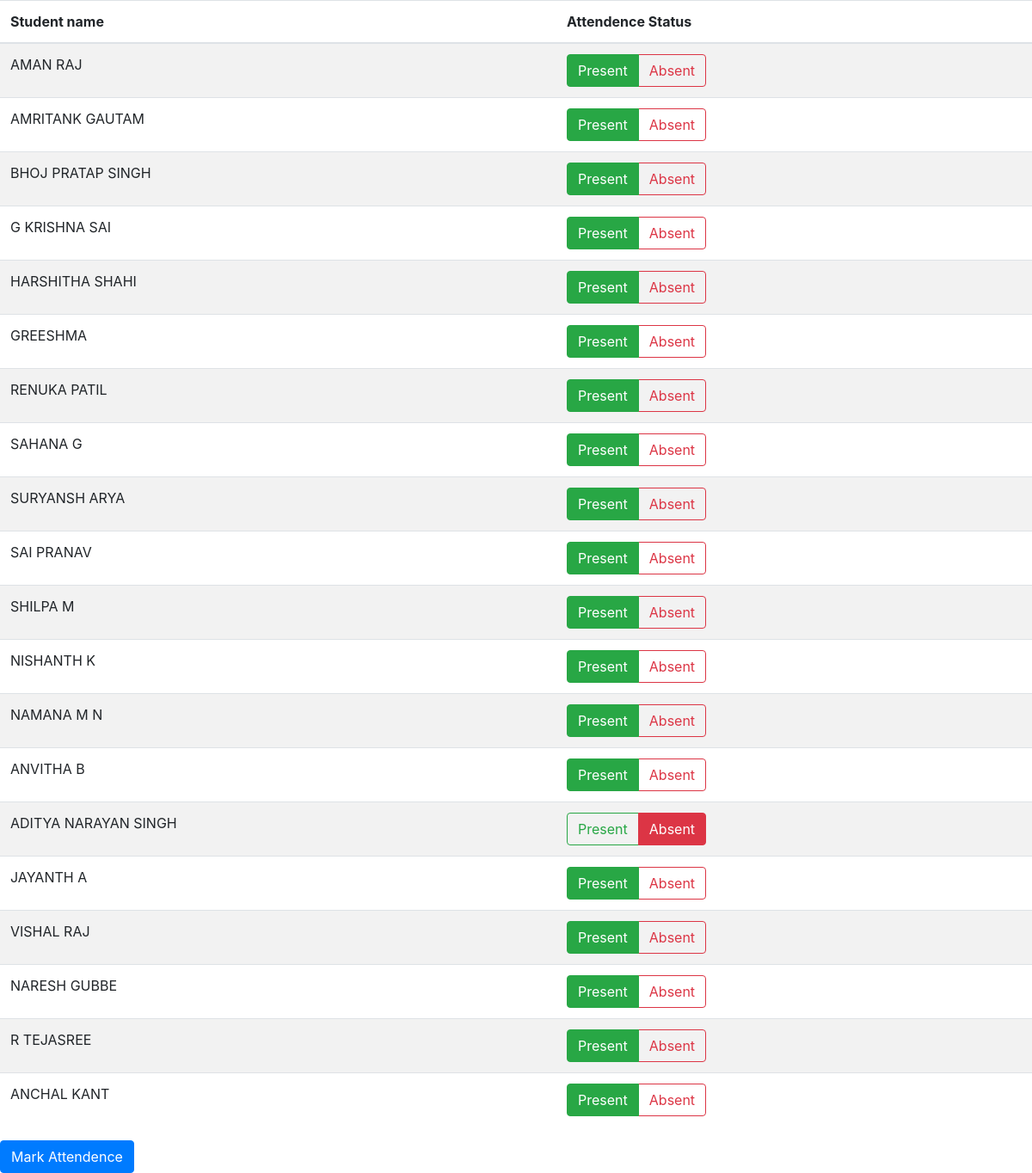
/academic/edit-view-attedence/23/1/3/, run on the app's committed database.
### academic/models.py (models this page shows, shortened)
class attendence(models.Model):
    subject = models.ForeignKey(attendence_schedule,on_delete=models.CASCADE)
    student = models.ForeignKey(User,on_delete=models.CASCADE)
    status = models.BooleanField(default=True)

### academic/views.py (the view)
# urls.py: path('edit-view-attedence/<int:attendence_id>/<int:class_id>/<int:subject_id>/',views.edit_attendence,name='edit_attendence'),
def edit_attendence(request,attendence_id,class_id,subject_id):
    student_list = list(attendence.objects.filter(subject__id = attendence_id))
    return render(request,'edit_attendence.html',{'attendence_id':attendence_id,'class_id':class_id,'student_list':student_list,'subject_id':subject_id})

### academic/templates/edit_attendence.html (shortened to what this page needs)
{% extends "base.html" %}
{% block content %}
<form action="{% url 'academic:save_attendence' %}" method="post">
  {% if student_list %}
      <table class="table table-striped">
        <thead>
          <tr>
            <th>Student name</th>
            <th>Attendence Status</th>
          </tr>
        </thead>
        <tbody>
          {% for i in student_list %}
          <tr>
            <td>{{i.student.first_name}}</td>
            <td>
              {% if i.status %}
              <div class="btn-group btn-group-toggle" data-toggle="buttons">
                <label class="btn btn-outline-success active">
                    <input type="radio" name="{{ i.student.username }}" id="option1" autocomplete="off" value="present" checked> Present
                </label>
                <label class="btn btn-outline-danger">
                    <input type="radio" name="{{ i.student.username }}" id="option2" autocomplete="off" value="absent"> Absent
                </label>
              </div>
              {% else %}
              <div class="btn-group btn-group-toggle" data-toggle="buttons">
                <label class="btn btn-outline-success active">
                    <input type="radio" name="{{ i.student.username }}" id="option1" autocomplete="off" value="present" > Present
                </label>
                <label class="btn btn-outline-danger">
                    <input type="radio" name="{{ i.student.username }}" id="option2" autocomplete="off" value="absent" checked> Absent
                </label>
              </div>
              {% endif %}
            </td>
          </tr>
          {% endfor %}
        </tbody>
      </table>
      {% endif %}
      <input type="submit" value="Mark Attendence" class="btn btn-primary">
  </form>
{% endblock %}

### data on the page
attendence: student.first_name "AMAN RAJ"
attendence: student.first_name "AMRITANK GAUTAM"
attendence: student.first_name "BHOJ PRATAP SINGH"
attendence: student.first_name "G KRISHNA SAI"
attendence: student.first_name "HARSHITHA SHAHI"
attendence: student.first_name "GREESHMA"
attendence: student.first_name "RENUKA PATIL"
attendence: student.first_name "SAHANA G"
attendence: student.first_name "SURYANSH ARYA"
attendence: student.first_name "SAI PRANAV"
attendence: student.first_name "SHILPA M"
attendence: student.first_name "NISHANTH K"
attendence: student.first_name "NAMANA M N"
attendence: student.first_name "ANVITHA B"
attendence: student.first_name "ADITYA NARAYAN SINGH"
attendence: student.first_name "JAYANTH A"
attendence: student.first_name "VISHAL RAJ"
attendence: student.first_name "NARESH GUBBE"
attendence: student.first_name "R TEJASREE"
attendence: student.first_name "ANCHAL KANT"
